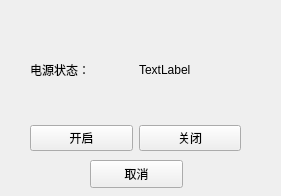
<?xml version="1.0" encoding="UTF-8"?>
<ui version="4.0">
 <class>PowerSupplyWidget</class>
 <widget class="QWidget" name="PowerSupplyWidget">
  <property name="geometry">
   <rect>
    <x>0</x>
    <y>0</y>
    <width>281</width>
    <height>196</height>
   </rect>
  </property>
  <property name="windowTitle">
   <string>Form</string>
  </property>
  <widget class="QWidget" name="gridLayoutWidget">
   <property name="geometry">
    <rect>
     <x>30</x>
     <y>20</y>
     <width>211</width>
     <height>131</height>
    </rect>
   </property>
   <layout class="QGridLayout" name="gridLayout">
    <item row="0" column="0">
     <widget class="QLabel" name="label">
      <property name="text">
       <string>电源状态：</string>
      </property>
     </widget>
    </item>
    <item row="0" column="1">
     <widget class="QLabel" name="label_power">
      <property name="text">
       <string>TextLabel</string>
      </property>
     </widget>
    </item>
    <item row="1" column="0">
     <widget class="QPushButton" name="pushButton_on">
      <property name="text">
       <string>开启</string>
      </property>
     </widget>
    </item>
    <item row="1" column="1">
     <widget class="QPushButton" name="pushButton_off">
      <property name="text">
       <string>关闭</string>
      </property>
     </widget>
    </item>
   </layout>
  </widget>
  <widget class="QPushButton" name="pushButton_cancel">
   <property name="geometry">
    <rect>
     <x>90</x>
     <y>160</y>
     <width>93</width>
     <height>28</height>
    </rect>
   </property>
   <property name="text">
    <string>取消</string>
   </property>
  </widget>
 </widget>
 <resources/>
 <connections/>
</ui>
